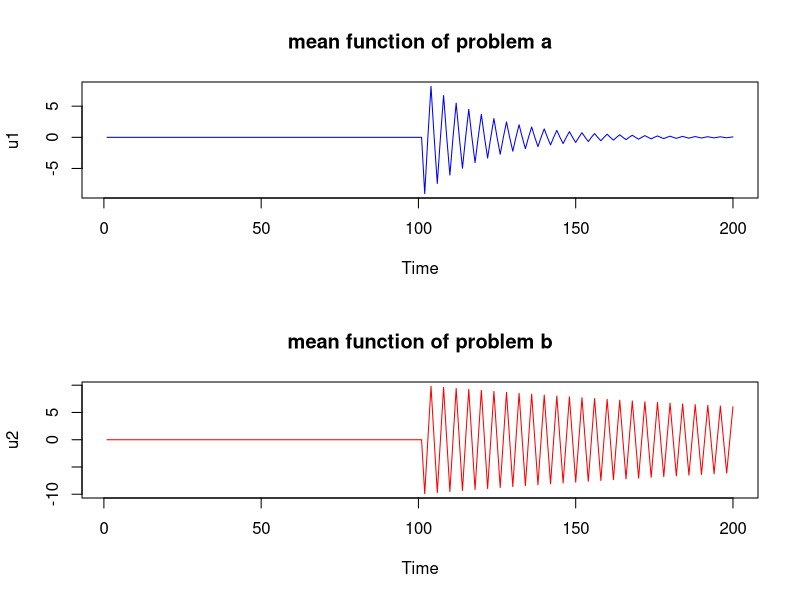

This chart was generated by the following R code:
par(mfrow=c(2,1))

s=c(rep(0,100),10*exp(-(1:100)/20)*cos(2*pi*1:100/4))
u1=ts(s)
plot(u1,col="blue",main="mean function of problem a")

s1=c(rep(0,100),10*exp(-(1:100)/200)*cos(2*pi*1:100/4))
u2=ts(s1)
plot(u2,col="red",main="mean function of problem b")